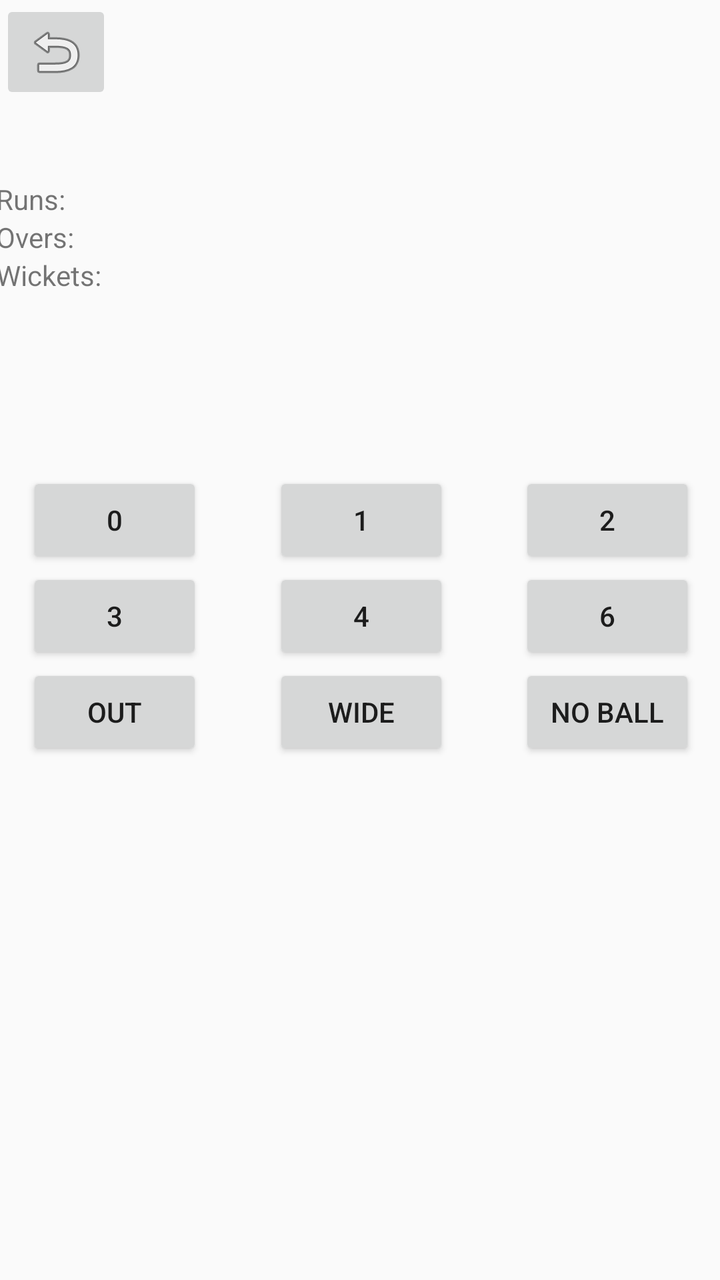
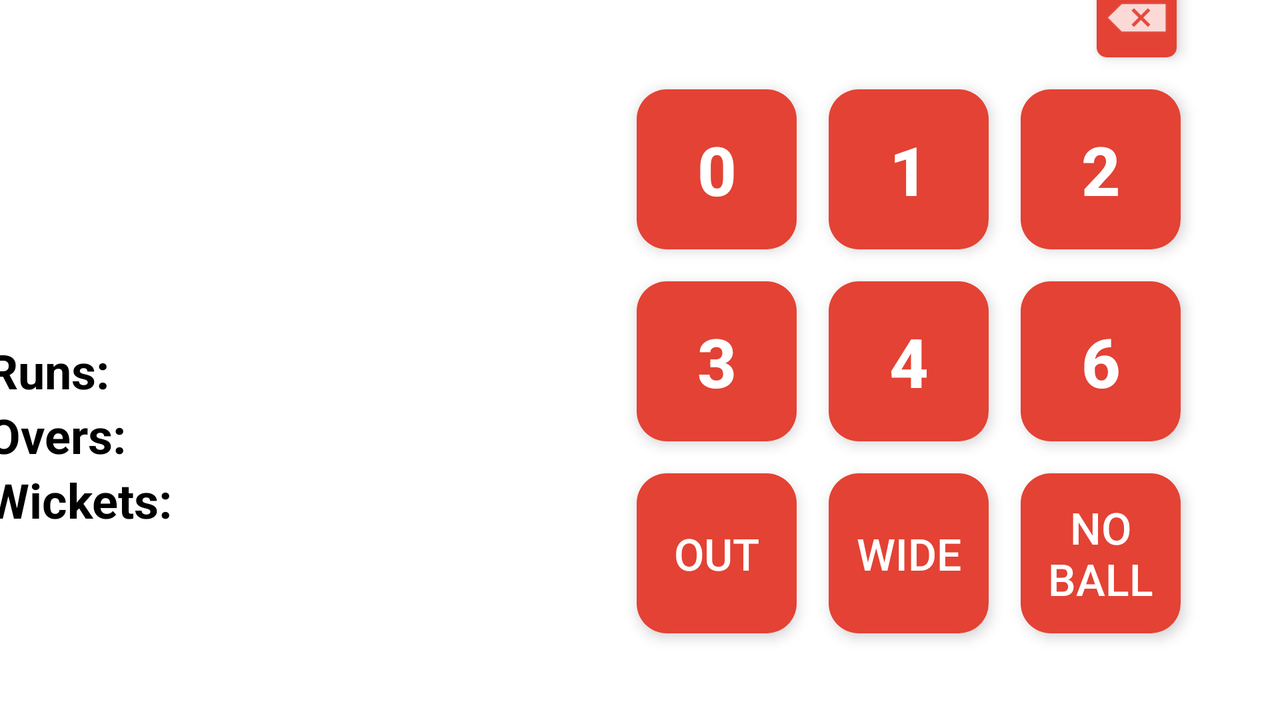

Compare how this app lays out the same screen by default and in its alternative resource folder. The renders come first, then the two layout files and the values they reference.
<!-- AndroidManifest.xml: application theme Theme.CricketScoreboard -->
<!-- res/layout/activity_score.xml -->
<?xml version="1.0" encoding="utf-8"?>
<androidx.constraintlayout.widget.ConstraintLayout xmlns:android="http://schemas.android.com/apk/res/android"
    xmlns:app="http://schemas.android.com/apk/res-auto"
    xmlns:tools="http://schemas.android.com/tools"
    android:id="@+id/main"
    android:layout_width="match_parent"
    android:layout_height="match_parent"
    android:onClick="und"
    tools:context=".ScoreActivity">

    <androidx.constraintlayout.widget.ConstraintLayout
        android:layout_width="405dp"
        android:layout_height="403dp"
        android:layout_marginBottom="1dp"
        app:layout_constraintBottom_toBottomOf="parent"
        app:layout_constraintEnd_toEndOf="parent"
        app:layout_constraintStart_toStartOf="parent">

        <Button
            android:id="@+id/button0"
            android:layout_width="wrap_content"
            android:layout_height="wrap_content"
            android:text="0"
            app:layout_constraintEnd_toStartOf="@+id/button1"
            app:layout_constraintHorizontal_bias="0.5"
            app:layout_constraintStart_toStartOf="parent"
            app:layout_constraintTop_toTopOf="parent" />

        <Button
            android:id="@+id/button1"
            android:layout_width="wrap_content"
            android:layout_height="wrap_content"
            android:text="1"
            app:layout_constraintEnd_toEndOf="parent"
            app:layout_constraintEnd_toStartOf="@+id/button2"
            app:layout_constraintHorizontal_bias="0.5"
            app:layout_constraintStart_toEndOf="@+id/button0"
            app:layout_constraintTop_toTopOf="parent" />

        <Button
            android:id="@+id/button2"
            android:layout_width="wrap_content"
            android:layout_height="wrap_content"
            android:text="2"
            app:layout_constraintEnd_toEndOf="parent"
            app:layout_constraintHorizontal_bias="0.5"
            app:layout_constraintStart_toEndOf="@+id/button1"
            app:layout_constraintTop_toTopOf="parent" />

        <Button
            android:id="@+id/button3"
            android:layout_width="wrap_content"
            android:layout_height="wrap_content"
            android:text="3"
            app:layout_constraintStart_toStartOf="@+id/button0"
            app:layout_constraintTop_toBottomOf="@+id/button0" />

        <Button
            android:id="@+id/button4"
            android:layout_width="wrap_content"
            android:layout_height="wrap_content"
            android:text="4"
            app:layout_constraintStart_toStartOf="@+id/button1"
            app:layout_constraintTop_toBottomOf="@+id/button1" />

        <Button
            android:id="@+id/button6"
            android:layout_width="wrap_content"
            android:layout_height="wrap_content"
            android:text="6"
            app:layout_constraintEnd_toEndOf="@+id/button2"
            app:layout_constraintTop_toBottomOf="@+id/button2" />

        <Button
            android:id="@+id/buttonout"
            android:layout_width="wrap_content"
            android:layout_height="wrap_content"
            android:text="Out"
            app:layout_constraintStart_toStartOf="@+id/button3"
            app:layout_constraintTop_toBottomOf="@+id/button3" />

        <Button
            android:id="@+id/buttonwide"
            android:layout_width="wrap_content"
            android:layout_height="wrap_content"
            android:text="Wide"
            app:layout_constraintEnd_toEndOf="@+id/button4"
            app:layout_constraintStart_toStartOf="@+id/button1"
            app:layout_constraintTop_toBottomOf="@+id/button4" />

        <Button
            android:id="@+id/buttonno"
            android:layout_width="wrap_content"
            android:layout_height="wrap_content"
            android:text="No Ball"
            app:layout_constraintEnd_toEndOf="@+id/button6"
            app:layout_constraintStart_toStartOf="@+id/button6"
            app:layout_constraintTop_toBottomOf="@+id/button6" />
    </androidx.constraintlayout.widget.ConstraintLayout>

    <ImageButton
        android:id="@+id/buttonundo"
        android:layout_width="wrap_content"
        android:layout_height="wrap_content"
        android:contentDescription="Undo"
        android:onClick="und"
        app:layout_constraintStart_toStartOf="parent"
        app:layout_constraintTop_toTopOf="parent"
        app:srcCompat="@android:drawable/ic_menu_revert" />

    <TableLayout
        android:layout_width="365dp"
        android:layout_height="434dp"
        app:layout_constraintEnd_toEndOf="parent"
        app:layout_constraintStart_toStartOf="parent"
        app:layout_constraintTop_toBottomOf="@+id/buttonundo">

        <TableRow
            android:layout_width="match_parent"
            android:layout_height="match_parent">

            <TextView
                android:id="@+id/textView7"
                android:layout_width="wrap_content"
                android:layout_height="wrap_content"
                android:text="Target:"
                android:visibility="invisible" />

            <TextView
                android:id="@+id/target"
                android:layout_width="match_parent"
                android:layout_height="wrap_content"
                app:layout_constraintStart_toStartOf="parent"
                app:layout_constraintTop_toTopOf="parent" />
        </TableRow>

        <TableRow
            android:layout_width="match_parent"
            android:layout_height="match_parent">

            <TextView
                android:id="@+id/textView8"
                android:layout_width="wrap_content"
                android:layout_height="wrap_content"
                android:text="To Win:"
                android:visibility="invisible" />

            <TextView
                android:id="@+id/towin"
                android:layout_width="match_parent"
                android:layout_height="wrap_content"
                android:visibility="visible"
                app:layout_constraintTop_toBottomOf="@+id/target" />
        </TableRow>

        <TableRow
            android:layout_width="match_parent"
            android:layout_height="match_parent">

            <TextView
                android:id="@+id/textView9"
                android:layout_width="wrap_content"
                android:layout_height="wrap_content"
                android:text="Runs:" />

            <TextView
                android:id="@+id/score"
                android:layout_width="match_parent"
                android:layout_height="wrap_content"
                app:layout_constraintTop_toBottomOf="@+id/towin" />
        </TableRow>

        <TableRow
            android:layout_width="254dp"
            android:layout_height="match_parent">

            <TextView
                android:id="@+id/textView10"
                android:layout_width="wrap_content"
                android:layout_height="wrap_content"
                android:text="Overs:" />

            <TextView
                android:id="@+id/overs"
                android:layout_width="match_parent"
                android:layout_height="wrap_content"
                app:layout_constraintTop_toBottomOf="@+id/score" />
        </TableRow>

        <TableRow
            android:layout_width="match_parent"
            android:layout_height="match_parent">

            <TextView
                android:id="@+id/textView11"
                android:layout_width="wrap_content"
                android:layout_height="wrap_content"
                android:text="Wickets:" />

            <TextView
                android:id="@+id/wickets"
                android:layout_width="match_parent"
                android:layout_height="wrap_content"
                app:layout_constraintTop_toBottomOf="@+id/overs" />
        </TableRow>

    </TableLayout>
</androidx.constraintlayout.widget.ConstraintLayout>
<!-- resources referenced by this layout -->
<resources>
  <style name="Theme.CricketScoreboard" parent="Base.Theme.CricketScoreboard" />
  <style name="Base.Theme.CricketScoreboard" parent="Theme.AppCompat.DayNight.NoActionBar">
          
          
          
      </style>
</resources>
<!-- res/layout-land/activity_score.xml (the repository's variant of the layout above) -->
<!-- drawn on the phone turned sideways -->
<?xml version="1.0" encoding="utf-8"?>
<androidx.constraintlayout.widget.ConstraintLayout xmlns:android="http://schemas.android.com/apk/res/android"
    xmlns:app="http://schemas.android.com/apk/res-auto"
    xmlns:tools="http://schemas.android.com/tools"
    android:id="@+id/main"
    style="@style/SCREEN"
    android:layout_width="match_parent"
    android:layout_height="match_parent"
    tools:context=".ScoreActivity">

    <androidx.constraintlayout.widget.ConstraintLayout
        android:id="@+id/constraints"
        android:layout_width="match_parent"
        android:layout_height="match_parent"
        app:layout_constraintBottom_toBottomOf="parent"
        app:layout_constraintEnd_toEndOf="parent"
        app:layout_constraintStart_toStartOf="parent"
        app:layout_constraintTop_toTopOf="parent">

        <androidx.constraintlayout.widget.ConstraintLayout
            android:id="@+id/constraintLayout2"
            android:layout_width="405dp"
            android:layout_height="403dp"
            app:layout_constraintBottom_toBottomOf="parent"
            app:layout_constraintEnd_toEndOf="parent"
            app:layout_constraintHorizontal_bias="0.5"
            app:layout_constraintStart_toEndOf="@+id/tableLayout"
            app:layout_constraintTop_toTopOf="parent">

            <ImageButton
                android:id="@+id/buttonundo"
                android:layout_width="wrap_content"
                android:layout_height="wrap_content"
                android:layout_marginEnd="2dp"
                android:layout_marginBottom="16dp"
                android:background="@drawable/undo_button"
                android:contentDescription="@string/undo"
                android:elevation="4dp"
                android:padding="4dp"
                app:layout_constraintBottom_toTopOf="@+id/button2"
                app:layout_constraintEnd_toEndOf="@+id/button2"
                app:srcCompat="@android:drawable/ic_input_delete" />

            <Button
                android:id="@+id/button0"
                android:layout_width="80dp"
                android:layout_height="80dp"
                android:layout_marginEnd="16dp"
                android:background="@drawable/score_button"
                android:elevation="4dp"
                android:padding="10dp"
                android:stateListAnimator="@null"
                android:text="@string/_0"
                android:textColor="@color/white"
                android:textSize="34sp"
                android:textStyle="bold"
                app:layout_constraintBottom_toTopOf="@+id/button3"
                app:layout_constraintEnd_toStartOf="@+id/button1"
                app:layout_constraintTop_toTopOf="parent"
                app:layout_constraintVertical_chainStyle="packed" />

            <Button
                android:id="@+id/button1"
                android:layout_width="80dp"
                android:layout_height="80dp"
                android:background="@drawable/score_button"
                android:elevation="4dp"
                android:padding="10dp"
                android:stateListAnimator="@null"
                android:text="@string/_1"
                android:textColor="@color/white"
                android:textSize="34sp"
                android:textStyle="bold"
                app:layout_constraintBottom_toTopOf="@+id/button4"
                app:layout_constraintEnd_toEndOf="parent"
                app:layout_constraintHorizontal_bias="0.5"
                app:layout_constraintStart_toStartOf="parent"
                app:layout_constraintTop_toTopOf="parent"
                app:layout_constraintVertical_chainStyle="packed" />

            <Button
                android:id="@+id/button2"
                android:layout_width="80dp"
                android:layout_height="80dp"
                android:layout_marginStart="16dp"
                android:background="@drawable/score_button"
                android:elevation="4dp"
                android:padding="10dp"
                android:stateListAnimator="@null"
                android:text="@string/_2"
                android:textColor="@color/white"
                android:textSize="34sp"
                android:textStyle="bold"
                app:layout_constraintBottom_toTopOf="@+id/button6"
                app:layout_constraintStart_toEndOf="@+id/button1"
                app:layout_constraintTop_toTopOf="parent"
                app:layout_constraintVertical_chainStyle="packed" />

            <Button
                android:id="@+id/button3"
                android:layout_width="80dp"
                android:layout_height="80dp"
                android:layout_marginTop="16dp"
                android:background="@drawable/score_button"
                android:elevation="4dp"
                android:padding="10dp"
                android:stateListAnimator="@null"
                android:text="@string/_3"
                android:textColor="@color/white"
                android:textSize="34sp"
                android:textStyle="bold"
                app:layout_constraintBottom_toTopOf="@+id/buttonout"
                app:layout_constraintStart_toStartOf="@+id/button0"
                app:layout_constraintTop_toBottomOf="@+id/button0" />

            <Button
                android:id="@+id/button4"
                android:layout_width="80dp"
                android:layout_height="80dp"
                android:layout_marginTop="16dp"
                android:background="@drawable/score_button"
                android:elevation="4dp"
                android:padding="10dp"
                android:stateListAnimator="@null"
                android:text="@string/_4"
                android:textColor="@color/white"
                android:textSize="34sp"
                android:textStyle="bold"
                app:layout_constraintBottom_toTopOf="@+id/buttonwide"
                app:layout_constraintEnd_toStartOf="@+id/button6"
                app:layout_constraintHorizontal_bias="0.5"
                app:layout_constraintStart_toEndOf="@+id/button3"
                app:layout_constraintTop_toBottomOf="@+id/button1" />

            <Button
                android:id="@+id/button6"
                android:layout_width="80dp"
                android:layout_height="80dp"
                android:layout_marginTop="16dp"
                android:background="@drawable/score_button"
                android:elevation="4dp"
                android:padding="10dp"
                android:stateListAnimator="@null"
                android:text="@string/_6"
                android:textColor="@color/white"
                android:textSize="34sp"
                android:textStyle="bold"
                app:layout_constraintBottom_toTopOf="@+id/buttonno"
                app:layout_constraintEnd_toEndOf="@+id/button2"
                app:layout_constraintTop_toBottomOf="@+id/button2" />

            <Button
                android:id="@+id/buttonout"
                android:layout_width="80dp"
                android:layout_height="80dp"
                android:layout_marginTop="16dp"
                android:background="@drawable/score_button"
                android:elevation="4dp"
                android:padding="10dp"
                android:stateListAnimator="@null"
                android:text="@string/out"
                android:textColor="@color/white"
                android:textSize="22sp"
                android:textStyle="normal"
                app:layout_constraintBottom_toBottomOf="parent"
                app:layout_constraintStart_toStartOf="@+id/button3"
                app:layout_constraintTop_toBottomOf="@+id/button3" />

            <Button
                android:id="@+id/buttonwide"
                android:layout_width="80dp"
                android:layout_height="80dp"
                android:layout_marginTop="16dp"
                android:background="@drawable/score_button"
                android:elevation="4dp"
                android:padding="10dp"
                android:stateListAnimator="@null"
                android:text="@string/wide"
                android:textColor="@color/white"
                android:textSize="22sp"
                android:textStyle="normal"
                app:layout_constraintBottom_toBottomOf="parent"
                app:layout_constraintEnd_toEndOf="@+id/button4"
                app:layout_constraintHorizontal_bias="0.5"
                app:layout_constraintStart_toStartOf="@+id/button1"
                app:layout_constraintTop_toBottomOf="@+id/button4" />

            <Button
                android:id="@+id/buttonno"
                android:layout_width="80dp"
                android:layout_height="80dp"
                android:layout_marginTop="16dp"
                android:background="@drawable/score_button"
                android:elevation="4dp"
                android:padding="10dp"
                android:stateListAnimator="@null"
                android:text="@string/no_ball"
                android:textColor="@color/white"
                android:textSize="22sp"
                android:textStyle="normal"
                app:layout_constraintBottom_toBottomOf="parent"
                app:layout_constraintEnd_toEndOf="@+id/button6"
                app:layout_constraintHorizontal_bias="0.5"
                app:layout_constraintStart_toStartOf="@+id/button6"
                app:layout_constraintTop_toBottomOf="@+id/button6" />
        </androidx.constraintlayout.widget.ConstraintLayout>

        <TableLayout
            android:id="@+id/tableLayout"
            android:layout_width="268dp"
            android:layout_height="236dp"
            android:padding="10dp"
            app:layout_constraintBottom_toBottomOf="parent"
            app:layout_constraintEnd_toEndOf="parent"
            app:layout_constraintEnd_toStartOf="@+id/constraintLayout2"
            app:layout_constraintHorizontal_bias="0.5"
            app:layout_constraintHorizontal_chainStyle="packed"
            app:layout_constraintStart_toStartOf="parent"
            app:layout_constraintTop_toTopOf="parent">

            <TableRow
                android:layout_width="match_parent"
                android:layout_height="match_parent"
                android:textAlignment="viewStart">

                <TextView
                    android:id="@+id/textView7"
                    style="@style/TEXT"
                    android:layout_width="126dp"
                    android:layout_height="match_parent"
                    android:text="@string/target"
                    android:textAlignment="viewStart"
                    android:textAllCaps="false"
                    android:textSize="24sp"
                    android:textStyle="bold"
                    android:visibility="invisible" />

                <TextView
                    android:id="@+id/target"
                    style="@style/TEXT"
                    android:layout_width="126dp"
                    android:layout_height="wrap_content"
                    android:textAlignment="viewStart"
                    android:textAllCaps="false"
                    android:textSize="24sp"
                    android:textStyle="bold"
                    app:layout_constraintStart_toStartOf="parent"
                    app:layout_constraintTop_toTopOf="parent" />
            </TableRow>

            <TableRow
                android:layout_width="match_parent"
                android:layout_height="match_parent"
                android:textAlignment="viewStart">

                <TextView
                    android:id="@+id/textView8"
                    style="@style/TEXT"
                    android:layout_width="wrap_content"
                    android:layout_height="wrap_content"
                    android:text="@string/to_win"
                    android:textAlignment="viewStart"
                    android:textAllCaps="false"
                    android:textSize="24sp"
                    android:textStyle="bold"
                    android:visibility="invisible" />

                <TextView
                    android:id="@+id/towin"
                    style="@style/TEXT"
                    android:layout_width="match_parent"
                    android:layout_height="wrap_content"
                    android:textAlignment="viewStart"
                    android:textAllCaps="false"
                    android:textSize="24sp"
                    android:textStyle="bold"
                    android:visibility="visible"
                    app:layout_constraintTop_toBottomOf="@+id/target" />
            </TableRow>

            <TableRow
                android:layout_width="match_parent"
                android:layout_height="match_parent"
                android:textAlignment="viewStart">

                <TextView
                    android:id="@+id/textView12"
                    style="@style/TEXT"
                    android:layout_width="wrap_content"
                    android:layout_height="wrap_content"
                    android:text="@string/balls_left"
                    android:textAlignment="viewStart"
                    android:textAllCaps="false"
                    android:textSize="24sp"
                    android:textStyle="bold"
                    android:visibility="invisible" />

                <TextView
                    android:id="@+id/ballsleft"
                    style="@style/TEXT"
                    android:layout_width="match_parent"
                    android:layout_height="wrap_content"
                    android:textAlignment="viewStart"
                    android:textAllCaps="false"
                    android:textSize="24sp"
                    android:textStyle="bold"
                    android:visibility="visible"
                    app:layout_constraintTop_toBottomOf="@+id/towin" />
            </TableRow>

            <TableRow
                android:layout_width="match_parent"
                android:layout_height="match_parent"
                android:textAlignment="viewStart">

                <TextView
                    android:id="@+id/textView9"
                    style="@style/TEXT"
                    android:layout_width="wrap_content"
                    android:layout_height="wrap_content"
                    android:text="@string/runs"
                    android:textAlignment="viewStart"
                    android:textAllCaps="false"
                    android:textSize="24sp"
                    android:textStyle="bold" />

                <TextView
                    android:id="@+id/score"
                    style="@style/TEXT"
                    android:layout_width="match_parent"
                    android:layout_height="wrap_content"
                    android:textAlignment="viewStart"
                    android:textAllCaps="false"
                    android:textSize="24sp"
                    android:textStyle="bold"
                    app:layout_constraintTop_toBottomOf="@+id/ballsleft" />
            </TableRow>

            <TableRow
                android:layout_width="254dp"
                android:layout_height="match_parent"
                android:textAlignment="viewStart">

                <TextView
                    android:id="@+id/textView10"
                    style="@style/TEXT"
                    android:layout_width="wrap_content"
                    android:layout_height="wrap_content"
                    android:text="@string/overs"
                    android:textAlignment="viewStart"
                    android:textAllCaps="false"
                    android:textSize="24sp"
                    android:textStyle="bold" />

                <TextView
                    android:id="@+id/overs"
                    style="@style/TEXT"
                    android:layout_width="match_parent"
                    android:layout_height="wrap_content"
                    android:textAlignment="viewStart"
                    android:textAllCaps="false"
                    android:textSize="24sp"
                    android:textStyle="bold"
                    app:layout_constraintTop_toBottomOf="@+id/score" />
            </TableRow>

            <TableRow
                android:layout_width="match_parent"
                android:layout_height="match_parent"
                android:textAlignment="viewStart">

                <TextView
                    android:id="@+id/textView11"
                    style="@style/TEXT"
                    android:layout_width="wrap_content"
                    android:layout_height="wrap_content"
                    android:text="@string/wickets"
                    android:textAlignment="viewStart"
                    android:textAllCaps="false"
                    android:textSize="24sp"
                    android:textStyle="bold" />

                <TextView
                    android:id="@+id/wickets"
                    style="@style/TEXT"
                    android:layout_width="match_parent"
                    android:layout_height="wrap_content"
                    android:textAlignment="viewStart"
                    android:textAllCaps="false"
                    android:textSize="24sp"
                    android:textStyle="bold"
                    app:layout_constraintTop_toBottomOf="@+id/overs" />
            </TableRow>

        </TableLayout>

    </androidx.constraintlayout.widget.ConstraintLayout>

</androidx.constraintlayout.widget.ConstraintLayout>
<!-- resources referenced by the variant -->
<!-- as the phone turned sideways resolves them -->
<resources>
  <!-- drawable score_button (drawable) -->
  <?xml version="1.0" encoding="utf-8"?>
  <shape xmlns:android="http://schemas.android.com/apk/res/android" android:shape="rectangle">
      <solid android:color="#E34234"/>
      <corners android:radius="15dp"/>
  
  </shape>
  <!-- drawable undo_button (drawable) -->
  <?xml version="1.0" encoding="utf-8"?>
  <shape xmlns:android="http://schemas.android.com/apk/res/android" android:shape="rectangle">
      <solid android:color="#E34234"/>
      <corners android:radius="5dp"/>
  
  </shape>
  <string name="_0">0</string>
  <string name="_1">1</string>
  <string name="_2">2</string>
  <string name="_3">3</string>
  <string name="_4">4</string>
  <string name="_6">6</string>
  <string name="balls_left">Balls Left</string>
  <string name="no_ball">No Ball</string>
  <string name="out">Out</string>
  <string name="overs">Overs:</string>
  <string name="runs">Runs:</string>
  <string name="target">Target:</string>
  <string name="to_win">To Win:</string>
  <string name="undo">Undo</string>
  <string name="wickets">Wickets:</string>
  <string name="wide">Wide</string>
  <style name="SCREEN">
          <item name="android:background">#FFF</item>
      </style>
  <style name="TEXT">
          <item name="android:textColor">#000</item>
      </style>
  <style name="Theme.CricketScoreboard" parent="Base.Theme.CricketScoreboard" />
  <style name="Base.Theme.CricketScoreboard" parent="Theme.AppCompat.DayNight.NoActionBar">
          
          
          
      </style>
</resources>
